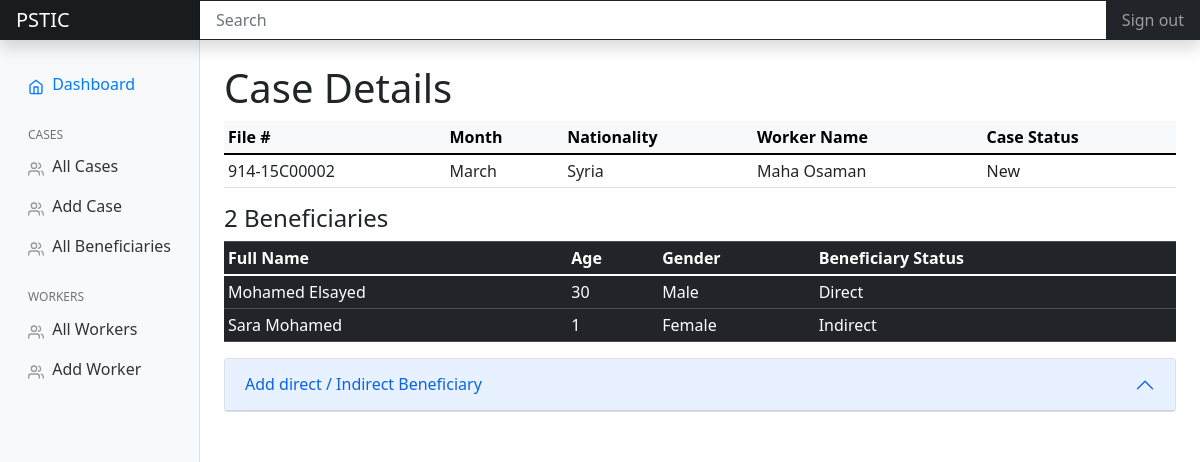
The app's page /caselog/case/2 with its own data.
### case_log/models.py (models this page shows, shortened)
class months(models.Model):
    id = models.AutoField(primary_key=True)
    month = models.CharField(max_length=50)

class nationalities(models.Model):
    id = models.AutoField(primary_key=True)
    nationality = models.CharField(max_length=50)

class case_statuses(models.Model):
    id = models.AutoField(primary_key=True)
    case_status = models.CharField(max_length=50)

class beneficiaries(models.Model):
    id = models.AutoField(primary_key=True)
    case_id = models.ForeignKey(cases, on_delete=models.CASCADE)
    full_name = models.CharField(max_length=50)
    age = models.IntegerField()
    gender_id = models.ForeignKey(genders, on_delete=models.CASCADE)
    beneficiary_status_id = models.ForeignKey(beneficiary_statuses, on_delete=models.CASCADE)

### case_log/views.py (the view)
# urls.py: path('case/<int:pk>', views.case_detail, name='case-detail'),
def case_detail(request, pk):
    query_selectedCase = query_cases + " WHERE cases.id = " + str(pk)
    rs_selectedCase = getResultSet(query_selectedCase)
    rs_beneficiaryStatuses = getResultSet(query_beneficiary_statuses)
    rs_genders = getResultSet(query_genders)
    rs_cases = getResultSet(query_cases)
    query_caseSelectedBeneficiaries = query_beneficiaries + " WHERE cases.id = " + str(pk)
    rs_caseSelectedBeneficiaries = getResultSet(query_caseSelectedBeneficiaries)
    context = {
    'selectedCase': rs_selectedCase,
    'caseSelectedBeneficiaries': rs_caseSelectedBeneficiaries,
    'beneficiaryStatuses': rs_beneficiaryStatuses,
    'genders': rs_genders,
    'cases': rs_cases,
            }
    if request.method == "POST":
        form = BeneficiaryForm(request.POST or None)
        if form.is_valid():
            form.save()
            messages.success(request, ('Added Successfully'))
            temp = str(pk)
            return HttpResponseRedirect(temp)
        else:
            messages.success(request, ('There was an error'))
            return render(request, 'case_log/case_detail.html', context)
    else:
        return render(request, 'case_log/case_detail.html', context)

### case_log/views.py (called while the page is built)
def getResultSet(query):
    cursor = connection.cursor()
    cursor.execute(query)
    return cursor.fetchall()

### case_log/templates/case_log/case_detail.html (shortened to what this page needs)
{% extends "case_log/base.html" %}
  {% block content %}
  <h1>Case Details</h1>
  <table class="table table-sm">
      <thead class="table-light">
        <tr>
          <th>File #</th>
          <th>Month</th>
          <th>Nationality</th>
          <th>Worker Name</th>
          <th>Case Status</th>
        </tr>
      </thead>
      <tbody>
            <tr>
              <td>{{ selectedCase.0.1 }}</td>
              <td>{{ selectedCase.0.2 }}</td>
              <td>{{ selectedCase.0.3 }}</td>
              <td>{{ selectedCase.0.4 }}</td>
              <td>{{ selectedCase.0.5 }}</td>
            </tr>
      </tbody>
  </table>
  <h4>{{ selectedCase.0.6 }} Beneficiaries</h4>
  <table class="table table-dark table-sm">
      <thead>
          <tr>
              <th>Full Name</th>
              <th>Age</th>
              <th>Gender</th>
              <th>Beneficiary Status</th>
          </tr>
      </thead>
      <tbody>
        {% for beneficiary in caseSelectedBeneficiaries %}
            <tr>
              <td>{{ beneficiary.1 }}</td>
              <td>{{ beneficiary.2 }}</td>
              <td>{{ beneficiary.4 }}</td>
              <td>{{ beneficiary.5 }}</td>
            </tr>
          {% endfor %}
      </tbody>
  </table>
  <div class="accordion" id="accordionExample">
    <div class="accordion-item">
      <h2 class="accordion-header" id="headingOne">
        <button class="accordion-button" type="button" data-bs-toggle="collapse" data-bs-target="#collapseOne" aria-expanded="true" aria-controls="collapseOne">
          Add direct / Indirect Beneficiary
        </button>
      </h2>
    </div>
  </div>
  {% endblock content %}

### static/css/collapse_table.css (style rules this page uses)
.table tr { cursor: pointer; }

### static/css/dashboard.css (style rules this page uses)
body { font-size: .875rem; }

### records on screen
months: month "March"
nationalities: nationality "Syria"
case_statuses: case_status "New"
beneficiaries: full_name "Mohamed Elsayed", age "30", beneficiary "Male", beneficiary "Direct"
beneficiaries: full_name "Sara Mohamed", age "1", beneficiary "Female", beneficiary "Indirect"

### other values on screen
{{ selectedCase.0.1 }} "914-15C00002"
{{ selectedCase.0.4 }} "Maha Osaman"
{{ selectedCase.0.6 }} "2"
